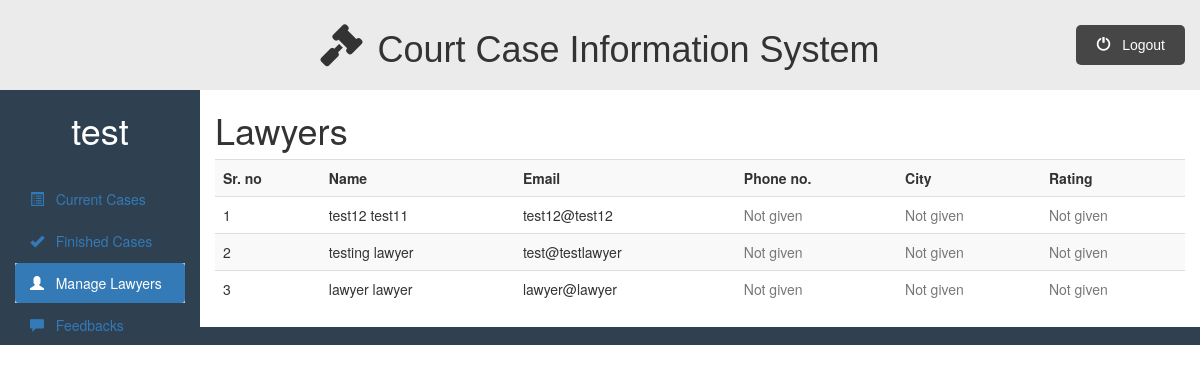
The app's page /admin_dashboard.php?q=managelawyers (signed in) with its own data.
### tables this page shows
CREATE TABLE `lawyer_login` (
  `lawyer_id` int(11) NOT NULL,
  `lawyer_first_name` varchar(50) NOT NULL,
  `lawyer_last_name` varchar(50) NOT NULL,
  `lawyer_email` varchar(50) NOT NULL,
  `lawyer_password` varchar(200) NOT NULL,
  `lawyer_phone_no` int(11) DEFAULT NULL,
  `lawyer_city` varchar(100) DEFAULT NULL,
  `lawyer_address` varchar(200) DEFAULT NULL,
  `lawyer_rating` int(11) DEFAULT NULL,
  `specialization` varchar(100) DEFAULT NULL,
  `lawyer_image` blob
);

### admin/managelawyers.php (the view, shortened to what this page needs)
<div class="container-fluid">
    <div class="row">
        <div class="col-sm-2">
            <h1>
                <?php echo $_SESSION["admin_name"]; ?>
            </h1>
            <br>
            <ul id="side_menu" class="nav nav-pills nav-stacked">
                <li class="">
                    <a href="admin_dashboard.php">
                        <span class="glyphicon glyphicon-list-alt"></span>
                        &nbsp; Current Cases
                     </a>
                </li>
                <li class="">
                    <a href="admin_dashboard.php?q=finishedcases">
                        <span class="glyphicon glyphicon-ok"></span>
                        &nbsp; Finished Cases
                    </a>
                </li>
                <li class="active">
                    <a href="admin_dashboard.php?q=managelawyers">
                        <span class="glyphicon glyphicon-user"></span>
                        &nbsp; Manage Lawyers
                    </a>
                </li>
                <li class="">
                    <a href="admin_dashboard.php?q=feedbacks">
                        <span class="glyphicon glyphicon-comment"></span>
                        &nbsp; Feedbacks
                    </a>
                </li>
            </ul>
       </div>
       <div class="col-sm-10">
            <h1>Lawyers</h1>
            <div class="table-responsive">
                <table class="table table-striped table-hover">
                    <tr>
                        <th>Sr. no</th>
                        <th>Name</th>
                        <th>Email</th>
                        <th>Phone no.</th>
                        <th>City</th>
                        <th>Rating</th>
                    </tr>
                        <?php
                            require_once("includes/db.php");
                            if ($con) {
                                $x=1;
                                $stmt = $con->prepare("
                                SELECT lawyer_id, lawyer_first_name, lawyer_last_name, lawyer_email,
                                lawyer_phone_no, lawyer_city, lawyer_rating
                                FROM lawyer_login");
                                $stmt->execute();
                                $stmt->store_result();
                                $stmt->bind_result($lawyer_id, $lawyer_first_name, $lawyer_last_name,
                                $lawyer_email, $lawyer_phone, $lawyer_city, $lawyer_rating);
                                while ($stmt->fetch()) {
                                    if(!$lawyer_city)
                                        $lawyer_city="<span class='text-muted'>Not given</span>";
                                    if(!$lawyer_phone)
                                        $lawyer_phone="<span class='text-muted'>Not given</span>";
                                    if(!$lawyer_rating)
                                        $lawyer_rating="<span class='text-muted'>Not given</span>";
                                    echo "
                                    <tr>
                                        <td> {$x} </td>
                                        <td> {$lawyer_first_name} {$lawyer_last_name}</td>
                                        <td> {$lawyer_email} </td>
                                        <td> {$lawyer_phone} </td>
                                        <td> {$lawyer_city} </td>
                                        <td> {$lawyer_rating} </td>
                                    </tr>
                                    ";
                                    $x++;
                                }
                            }
                            else{
                                echo "Server Prob";
                            }
                        ?>
                </table>
            </div>
       </div>
   </div>
</div>

### public/css/style.css (style rules this page uses)
* { padding: 0%; margin: 0%; box-sizing: border-box; }
html { scroll-behavior: smooth; }
ul { list-style-type: none; }
.active, .accordion:hover { background-color: #ccc; }

### public/css/dashboard.css (style rules this page uses)
.row { background-color: #2f4050; }
.col-sm-10 { background-color: #fff; }
.col-sm-2 h1 { color: #fff; text-align:center; }

### records on screen
lawyer_login: lawyer_first_name "test12", lawyer_last_name "test11", lawyer_email "test12@test12", shows "Not given"
lawyer_login: lawyer_first_name "testing", lawyer_last_name "lawyer", lawyer_email "test@testlawyer", shows "Not given"
lawyer_login: lawyer_first_name "lawyer", lawyer_last_name "lawyer", lawyer_email "lawyer@lawyer", shows "Not given"

### other values on screen
$_SESSION["admin_name"] "test"
